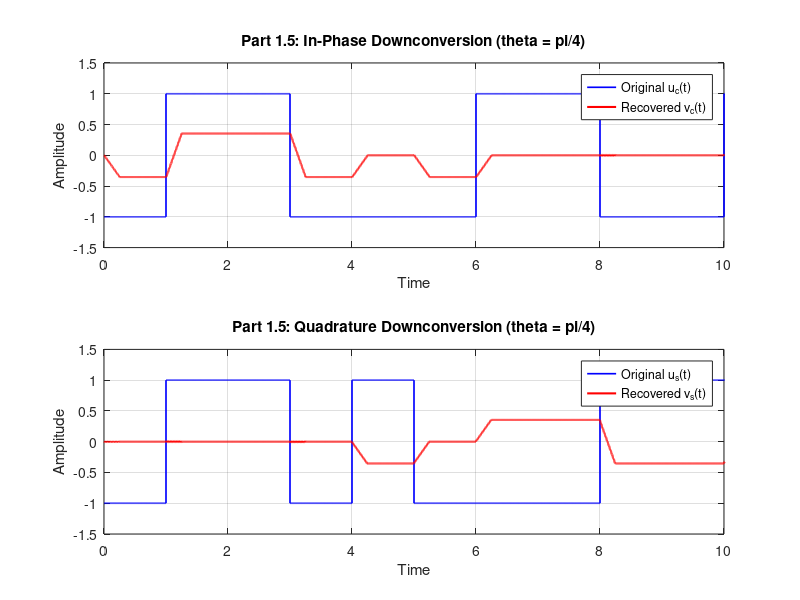

Write MATLAB code to recreate this figure.

% Software Lab 2.1 - Part 1.5
% QPSK Downconversion with theta = pi/4

clear; clc; close all;
rng(1);

% Parameters
N = 100;
sps = 1000;
fc = 20;
theta = pi/4;

% Generate independent random symbols (+1 or -1)
bc = 2*randi([0 1], 1, N) - 1;
bs = 2*randi([0 1], 1, N) - 1;

% Time vector
t = (0:N*sps-1)/sps;
dt = 1/sps;

% Generate baseband signals
uc = repelem(bc, sps);
us = repelem(bs, sps);

% QPSK modulation
up = uc .* cos(2*pi*fc*t) ...
    - us .* sin(2*pi*fc*t);

% Downconversion with theta = pi/4
I_mixed = 2*up .* cos(2*pi*fc*t + theta);
Q_mixed = 2*up .* sin(2*pi*fc*t + theta);

% Crude low-pass filter
% h(t) = 1 for 0 <= t <= 0.25
filter_duration = 0.25;
L = round(filter_duration*sps);
h = ones(1, L) * dt;

% Filter the downconverted signals
vc = filter(h, 1, I_mixed);
vs = filter(h, 1, Q_mixed);

% Plot original and recovered signals
figure;

subplot(2,1,1);
stairs(t, uc, 'b', 'LineWidth', 1.2);
hold on;
plot(t, vc, 'r', 'LineWidth', 1.5);
title('Part 1.5: In-Phase Downconversion (theta = pi/4)');
xlabel('Time');
ylabel('Amplitude');
legend('Original u_c(t)', 'Recovered v_c(t)');
xlim([0 10]);
ylim([-1.5 1.5]);
grid on;

subplot(2,1,2);
stairs(t, us, 'b', 'LineWidth', 1.2);
hold on;
plot(t, vs, 'r', 'LineWidth', 1.5);
title('Part 1.5: Quadrature Downconversion (theta = pi/4)');
xlabel('Time');
ylabel('Amplitude');
legend('Original u_s(t)', 'Recovered v_s(t)');
xlim([0 10]);
ylim([-1.5 1.5]);
grid on;
